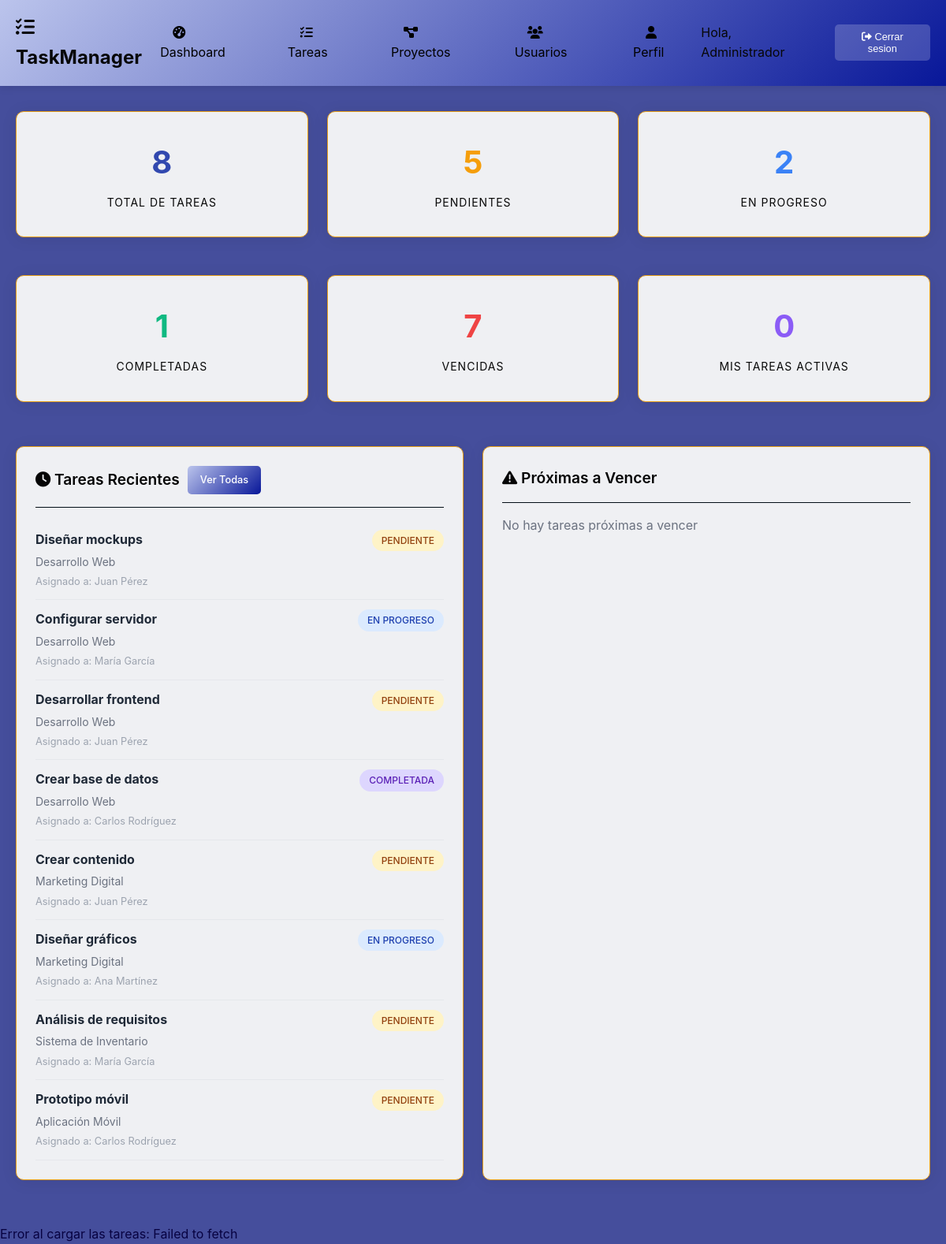
/pages/dashboard.php (signed in), run on the app's committed database.
### tables this page shows
CREATE TABLE tasks (
    id INT PRIMARY KEY AUTO_INCREMENT,
    title VARCHAR(200) NOT NULL,
    description TEXT,
    status ENUM('pending', 'in_progress', 'completed', 'cancelled') DEFAULT 'pending',
    priority ENUM('low', 'medium', 'high', 'urgent') DEFAULT 'medium',
    project_id INT,
    assigned_to INT,
    created_by INT,
    due_date DATE,
    created_at TIMESTAMP DEFAULT CURRENT_TIMESTAMP,
    updated_at TIMESTAMP DEFAULT CURRENT_TIMESTAMP ON UPDATE CURRENT_TIMESTAMP,
    FOREIGN KEY (project_id) REFERENCES projects(id),
    FOREIGN KEY (assigned_to) REFERENCES users(id),
    FOREIGN KEY (created_by) REFERENCES users(id),
    INDEX idx_status (status),
    INDEX idx_assigned (assigned_to),
    INDEX idx_due_date (due_date)
);

CREATE TABLE projects (
    id INT PRIMARY KEY AUTO_INCREMENT,
    name VARCHAR(100) NOT NULL,
    description TEXT,
    status ENUM('active', 'completed', 'on_hold') DEFAULT 'active',
    created_by INT,
    created_at TIMESTAMP DEFAULT CURRENT_TIMESTAMP,
    updated_at TIMESTAMP DEFAULT CURRENT_TIMESTAMP ON UPDATE CURRENT_TIMESTAMP,
    FOREIGN KEY (created_by) REFERENCES users(id),
    UNIQUE KEY unique_project_name (name)
);

CREATE TABLE users (
    id INT PRIMARY KEY AUTO_INCREMENT,
    username VARCHAR(50) UNIQUE NOT NULL,
    email VARCHAR(100) UNIQUE NOT NULL,
    password VARCHAR(255) NOT NULL,
    full_name VARCHAR(100) NOT NULL,
    role ENUM('admin', 'member') DEFAULT 'member',
    last_login TIMESTAMP NULL,
    created_at TIMESTAMP DEFAULT CURRENT_TIMESTAMP,
    updated_at TIMESTAMP DEFAULT CURRENT_TIMESTAMP ON UPDATE CURRENT_TIMESTAMP,
    deleted_at TIMESTAMP NULL
);

### config/database.php (called while the page is built, shortened)
<?php
function isLoggedIn() {
    return isset($_SESSION['user_id']);
}
function getUserRole() {
    return $_SESSION['user_role'] ?? null;
}
function isAdmin() {
    return getUserRole() === 'admin';
}
?>

### pages/dashboard.php (the view, shortened to what this page needs)
<?php
require_once '../config/database.php';
try {
    $db = new Database();
    $conn = $db->connect();
    $stats = [];
    $stmt = $conn->prepare("SELECT COUNT(*) as total FROM tasks");
    $stmt->execute();
    $stats['total_tasks'] = $stmt->fetch()['total'];
    $stmt = $conn->prepare("
        SELECT status, COUNT(*) as count
        FROM tasks
        GROUP BY status
    ");
    $stmt->execute();
    $status_counts = $stmt->fetchAll();
    $stats['pending'] = 0;
    $stats['in_progress'] = 0;
    $stats['completed'] = 0;
    $stats['cancelled'] = 0;
    foreach ($status_counts as $row) {
        $stats[$row['status']] = $row['count'];
    }
    $stmt = $conn->prepare("
        SELECT COUNT(*) as count
        FROM tasks
        WHERE due_date < CURDATE()
        AND status NOT IN ('completed', 'cancelled')
    ");
    $stmt->execute();
    $stats['overdue'] = $stmt->fetch()['count'];
    $stmt = $conn->prepare("
        SELECT COUNT(*) as count
        FROM tasks
        WHERE assigned_to = ?
        AND status NOT IN ('completed', 'cancelled')
    ");
    $stmt->execute([$_SESSION['user_id']]);
    $stats['my_tasks'] = $stmt->fetch()['count'];
    $stmt = $conn->prepare("SELECT COUNT(*) as count FROM projects WHERE status = 'active'");
    $stmt->execute();
    $stats['active_projects'] = $stmt->fetch()['count'];
    $stmt = $conn->prepare("
        SELECT t.*, p.name as project_name, u.full_name as assigned_name
        FROM tasks t
        LEFT JOIN projects p ON t.project_id = p.id
        LEFT JOIN users u ON t.assigned_to = u.id
        ORDER BY t.created_at DESC
        LIMIT 10
    ");
    $stmt->execute();
    $recent_tasks = $stmt->fetchAll();
    $stmt = $conn->prepare("
        SELECT t.*, p.name as project_name, u.full_name as assigned_name
        FROM tasks t
        LEFT JOIN projects p ON t.project_id = p.id
        LEFT JOIN users u ON t.assigned_to = u.id
        WHERE t.due_date BETWEEN CURDATE() AND DATE_ADD(CURDATE(), INTERVAL 7 DAY)
        AND t.status NOT IN ('completed', 'cancelled')
        ORDER BY t.due_date ASC
        LIMIT 10
    ");
    $stmt->execute();
    $upcoming_tasks = $stmt->fetchAll();
} catch (Exception $e) {
    $error_message = 'Error al cargar el dashboard: ' . $e->getMessage();
}
include '../includes/header.php';
?>
<div class="dashboard-grid">
    <div class="card stat-card">
        <div class="stat-number" id="stat-total"><?php echo $stats['total_tasks']; ?></div>
        <div class="stat-label">Total de Tareas</div>
    </div>
    <div class="card stat-card">
        <div class="stat-number" id="stat-pending" style="color: #f59e0b;"><?php echo $stats['pending']; ?></div>
        <div class="stat-label">Pendientes</div>
    </div>
    <div class="card stat-card">
        <div class="stat-number" id="stat-in_progress" style="color: #3b82f6;"><?php echo $stats['in_progress']; ?></div>
        <div class="stat-label">En Progreso</div>
    </div>
    <div class="card stat-card">
        <div class="stat-number" id="stat-completed" style="color: #10b981;"><?php echo $stats['completed']; ?></div>
        <div class="stat-label">Completadas</div>
    </div>
    <div class="card stat-card">
        <div class="stat-number" id="stat-overdue" style="color: #ef4444;"><?php echo $stats['overdue']; ?></div>
        <div class="stat-label">Vencidas</div>
    </div>
    <div class="card stat-card">
        <div class="stat-number" style="color: #8b5cf6;"><?php echo $stats['my_tasks']; ?></div>
        <div class="stat-label">Mis Tareas Activas</div>
    </div>
</div>
<div style="display: grid; grid-template-columns: 1fr 1fr; gap: 1.5rem; margin-top: 2rem;">
    <div class="card">
        <div class="card-header">
            <h2 class="card-title"><i class="fas fa-clock"></i> Tareas Recientes</h2>
            <a href="tasks.php" class="btn btn-sm btn-primary">Ver Todas</a>
        </div>
        <div class="recent-tasks">
            <?php if (empty($recent_tasks)): ?>
                <p class="text-center" style="color: #6b7280;">No hay tareas recientes</p>
            <?php else: ?>
                <?php foreach ($recent_tasks as $task): ?>
                    <div class="task-item" style="padding: 0.75rem 0; border-bottom: 1px solid #e5e7eb;">
                        <div style="display: flex; justify-content: space-between; align-items: flex-start;">
                            <div>
                                <h4 style="margin: 0; color: #1f2937;"><?php echo htmlspecialchars($task['title']); ?></h4>
                                <p style="margin: 0.25rem 0; color: #6b7280; font-size: 0.875rem;">
                                    <?php echo htmlspecialchars($task['project_name'] ?? 'Sin proyecto'); ?>
                                </p>
                                <p style="margin: 0; color: #9ca3af; font-size: 0.8rem;">
                                    Asignado a: <?php echo htmlspecialchars($task['assigned_name'] ?? 'No asignado'); ?>
                                </p>
                            </div>
                            <span class="status-badge status-<?php echo $task['status']; ?>">
                                <?php
                                $status_map = [
                                    'pending' => 'Pendiente',
                                    'in_progress' => 'En Progreso',
                                    'completed' => 'Completada',
                                    'cancelled' => 'Cancelada'
                                ];
                                echo $status_map[$task['status']] ?? $task['status'];
                                ?>
                            </span>
                        </div>
                    </div>
                <?php endforeach; ?>
            <?php endif; ?>
        </div>
    </div>
    <div class="card">
        <div class="card-header">
            <h2 class="card-title"><i class="fas fa-exclamation-triangle"></i> Próximas a Vencer</h2>
        </div>
        <div class="upcoming-tasks">
            <?php if (empty($upcoming_tasks)): ?>
                <p class="text-center" style="color: #6b7280;">No hay tareas próximas a vencer</p>
            <?php endif; ?>
        </div>
    </div>
</div>
<?php include '../includes/footer.php'; ?>

### includes/header.php (shortened to what this page needs)
<!DOCTYPE html>
<html lang="es">
<head>
    <link rel="stylesheet" href="../css/styles.css">
    <link href="https://cdnjs.cloudflare.com/ajax/libs/font-awesome/6.0.0/css/all.min.css" rel="stylesheet">
</head>
<body>
    <?php if (isLoggedIn()): ?>
    <header class="header">
        <div class="container">
            <div class="header-content">
                <div class="logo">
                    <i class="fas fa-tasks"></i> TaskManager
                </div>
                <nav>
                    <ul class="nav-menu">
                        <li><a href="dashboard.php"><i class="fas fa-tachometer-alt"></i> Dashboard</a></li>
                        <li><a href="tasks.php"><i class="fas fa-list-check"></i> Tareas</a></li>
                        <?php if (isAdmin()): ?>
                        <li><a href="projects.php"><i class="fas fa-project-diagram"></i> Proyectos</a></li>
                        <li><a href="users.php"><i class="fas fa-users"></i> Usuarios</a></li>
                        <?php endif; ?>
                        <li><a href="profile.php"><i class="fas fa-user"></i> Perfil</a></li>
                    </ul>
                </nav>
                <div class="user-info">
                    <span>Hola, <?php echo htmlspecialchars($_SESSION['user_name'] ?? 'Usuario'); ?></span>
                    <button class="btn btn-sm" onclick="logout()" style="background-color: rgba(255,255,255,0.2); color: white;">
                        <i class="fas fa-sign-out-alt"></i> Cerrar sesion
                    </button>
                </div>
            </div>
        </div>
    </header>
    <?php endif; ?>
    <main class="main-content">
        <div class="container">

### includes/footer.php (shortened to what this page needs)
</div>
    </main>
    <div id="alertContainer"></div>
</body>
</html>

### css/styles.css (style rules this page uses)
* { margin: 0; padding: 0; box-sizing: border-box; }
body { font-family: -apple-system, BlinkMacSystemFont, 'Segoe UI', Roboto, sans-serif; background-color: #08147cc0; color: #070241; line-height: 1.6; }
.container { max-width: 1200px; margin: 0 auto; padding: 0 20px; }
.header { background: linear-gradient(135deg, #bbc4ec 0%, #081799 100%); color: rgb(7, 7, 7); padding: 1rem 0; box-shadow: 0 2px 10px rgba(0,0,0,0.1); }
.header-content { display: flex; justify-content: space-between; align-items: center; }
.logo { font-size: 1.5rem; font-weight: bold; }
.nav-menu { display: flex; list-style: none; gap: 2rem; }
.nav-menu a { color: rgb(0, 0, 0); text-decoration: none; padding: 0.5rem 1rem; border-radius: 5px; transition: background-color 0.3s; }
.user-info { display: flex; align-items: center; gap: 1rem; }
.main-content { padding: 2rem 0; min-height: calc(100vh - 120px); }
.card { background: rgb(239, 240, 243); border-radius: 10px; padding: 1.5rem; margin-bottom: 1.5rem; box-shadow: 0 2px 20px rgba(0,0,0,0.08); border: 1px solid #e79e15; }
.card-header { display: flex; justify-content: between; align-items: center; margin-bottom: 1rem; padding-bottom: 1rem; border-bottom: 1px solid #020e16; }
.card-title { font-size: 1.2rem; font-weight: 600; color: #050505; }
.dashboard-grid { display: grid; grid-template-columns: repeat(auto-fit, minmax(300px, 1fr)); gap: 1.5rem; margin-bottom: 2rem; }
.stat-card { text-align: center; padding: 2rem; }
.stat-number { font-size: 2.5rem; font-weight: bold; color: #3148af; margin-bottom: 0.5rem; }
.stat-label { color: #080808; text-transform: uppercase; font-size: 0.875rem; letter-spacing: 1px; }
.btn { display: inline-block; margin-left: 10px; padding: 0.75rem 1.5rem; border: none; border-radius: 5px; cursor: pointer; text-decoration: none; font-size: 0.875rem; font-weight: 500; text-align: center; transition: all 0.3s; }
.btn-primary { background: linear-gradient(135deg, #bbc4ec 0%, #081799 100%); color: white; }
.btn-sm { padding: 0.5rem 1rem; font-size: 0.8rem; }
.status-badge { padding: 0.25rem 0.75rem; border-radius: 20px; font-size: 0.75rem; font-weight: 500; text-transform: uppercase; }
.status-pending { background-color: #fef3c7; color: #92400e; }
.status-in_progress { background-color: #dbeafe; color: #1e40af; }
.status-completed { background-color: #d1fae5; color: #065f46; }
.status-completed { background-color: #ddd6fe; color: #5b21b6; }
.card { animation: fadeIn 0.3s ease-out; }

### data on the page
tasks: title "Diseñar mockups", project.name "Desarrollo Web", assigned_to.full_name "Juan Pérez", status "PENDIENTE"
tasks: title "Configurar servidor", project.name "Desarrollo Web", assigned_to.full_name "María García", status "EN PROGRESO"
tasks: title "Desarrollar frontend", project.name "Desarrollo Web", assigned_to.full_name "Juan Pérez", status "PENDIENTE"
tasks: title "Crear base de datos", project.name "Desarrollo Web", assigned_to.full_name "Carlos Rodríguez", status "COMPLETADA"
tasks: title "Crear contenido", project.name "Marketing Digital", assigned_to.full_name "Juan Pérez", status "PENDIENTE"
tasks: title "Diseñar gráficos", project.name "Marketing Digital", assigned_to.full_name "Ana Martínez", status "EN PROGRESO"
tasks: title "Análisis de requisitos", project.name "Sistema de Inventario", assigned_to.full_name "María García", status "PENDIENTE"
tasks: title "Prototipo móvil", project.name "Aplicación Móvil", assigned_to.full_name "Carlos Rodríguez", status "PENDIENTE"

### other printed values
$_SESSION['user_name'] "Administrador"
$stats['total_tasks'] "8"
$stats['pending'] "5"
$stats['in_progress'] "2"
$stats['completed'] "1"
$stats['overdue'] "7"
$stats['my_tasks'] "0"
